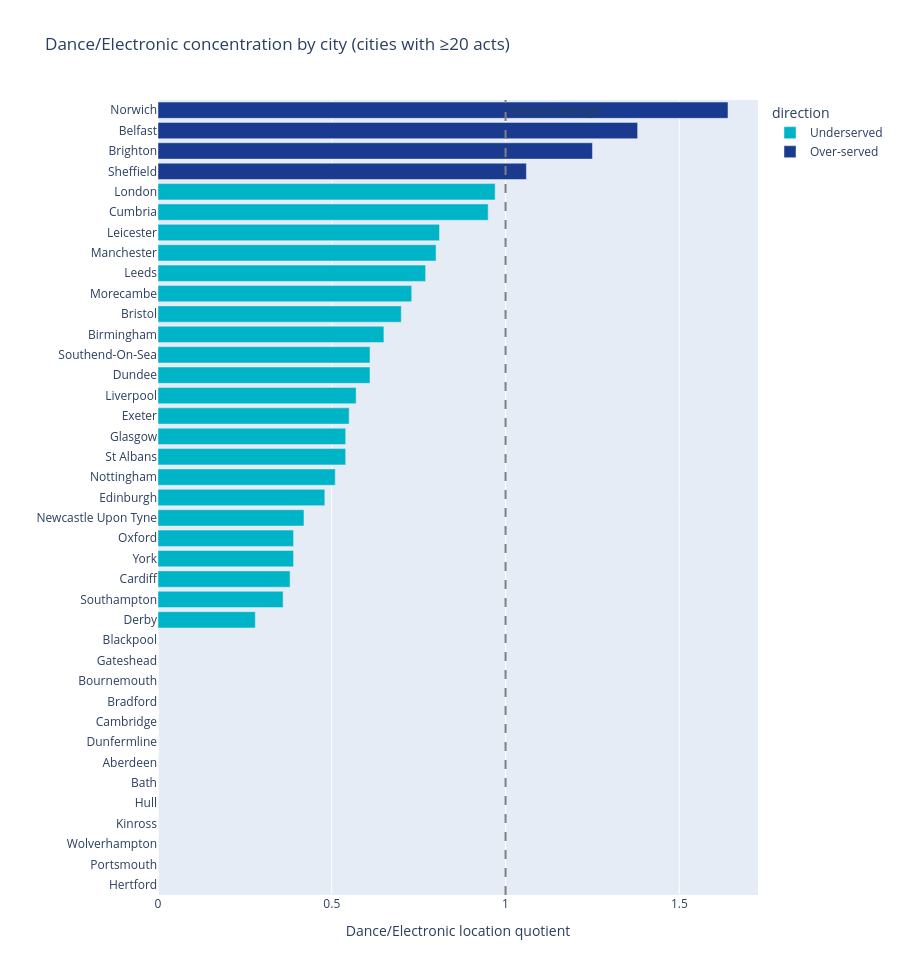

Notebook code cell kept with this figure:
### Code cell
import plotly.express as px

def plot_lq(genre, min_acts=20):
    d = location_quotient(genre, min_acts=min_acts).reset_index()
    d["direction"] = d["lq"].apply(lambda x: "Over-served" if x > 1 else "Underserved")

    fig = px.bar(
        d.sort_values("lq"),
        x="lq", y="city", orientation="h",
        color="direction",
        color_discrete_map={"Underserved": "#00B4C8", "Over-served": "#1A3A8F"},
        hover_data={"genre_acts": True, "total_acts": True, "lq": ":.2f", "direction": False},
        labels={"lq": f"{genre} location quotient", "city": ""},
        title=f"{genre} concentration by city (cities with ≥{min_acts} acts)",
    )
    fig.add_vline(x=1, line_dash="dash", line_color="grey",
                  annotation_text="national average")
    fig.update_layout(height=max(400, 25 * len(d)), showlegend=True)
    return fig

plot_lq("Dance/Electronic").show()

### Figure 1 — Plotly figure (JSON) as saved in the notebook; plotly's stock layout.template omitted (floating-point values rounded to 4 significant figures)
{"data": [{"customdata": [[0, 30, "Underserved"], [0, 34, "Underserved"], [0, 56, "Underserved"], [0, 29, "Underserved"], [0, 22, "Underserved"], [0, 20, "Underserved"], [0, 36, "Underserved"], [0, 21, "Underserved"], [0, 35, "Underserved"], [0, 25, "Underserved"], [0, 55, "Underserved"], [0, 21, "Underserved"], [0, 20, "Underserved"], [1, 54, "Underserved"], [4, 160, "Underserved"], [3, 116, "Underserved"], [2, 74, "Underserved"], [2, 74, "Underserved"], [6, 204, "Underserved"], [4, 120, "Underserved"], [5, 141, "Underserved"], [1, 27, "Underserved"], [23, 621, "Underserved"], [1, 26, "Underserved"], [5, 127, "Underserved"], [1, 24, "Underserved"], [1, 24, "Underserved"], [15, 335, "Underserved"], [13, 271, "Underserved"], [1, 20, "Underserved"], [15, 284, "Underserved"], [34, 619, "Underserved"], [2, 36, "Underserved"], [2, 31, "Underserved"], [92, 1366, "Underserved"]], "hovertemplate": "Dance/Electronic location quotient=%{x:.2f}<br>=%{y}<br>genre_acts=%{customdata[0]}<br>total_acts=%{customdata[1]}<extra></extra>", "legendgroup": "Underserved", "marker": {"color": "#00B4C8", "pattern": {"shape": ""}}, "name": "Underserved", "orientation": "h", "showlegend": true, "textposition": "auto", "type": "bar", "x": [0.0, 0.0, 0.0, 0.0, 0.0, 0.0, 0.0, 0.0, 0.0, 0.0, 0.0, 0.0, 0.0, 0.28, 0.36, 0.38, 0.39, 0.39, 0.42, 0.48, 0.51, 0.54, 0.54, 0.55, 0.57, 0.61, 0.61, 0.65, 0.7, 0.73, 0.77, 0.8, 0.81, 0.95, 0.97], "xaxis": "x", "y": ["Hertford", "Portsmouth", "Wolverhampton", "Kinross", "Hull", "Bath", "Aberdeen", "Dunfermline", "Cambridge", "Bradford", "Bournemouth", "Gateshead", "Blackpool", "Derby", "Southampton", "Cardiff", "York", "Oxford", "Newcastle Upon Tyne", "Edinburgh", "Nottingham", "St Albans", "Glasgow", "Exeter", "Liverpool", "Dundee", "Southend-On-Sea", "Birmingham", "Bristol", "Morecambe", "Leeds", "Manchester", "Leicester", "Cumbria", "London"], "yaxis": "y"}, {"customdata": [[7, 96, "Over-served"], [13, 152, "Over-served"], [21, 220, "Over-served"], [6, 53, "Over-served"]], "hovertemplate": "Dance/Electronic location quotient=%{x:.2f}<br>=%{y}<br>genre_acts=%{customdata[0]}<br>total_acts=%{customdata[1]}<extra></extra>", "legendgroup": "Over-served", "marker": {"color": "#1A3A8F", "pattern": {"shape": ""}}, "name": "Over-served", "orientation": "h", "showlegend": true, "textposition": "auto", "type": "bar", "x": [1.06, 1.25, 1.38, 1.64], "xaxis": "x", "y": ["Sheffield", "Brighton", "Belfast", "Norwich"], "yaxis": "y"}], "layout": {"annotations": [{"showarrow": false, "text": "national average", "x": 1, "xanchor": "left", "xref": "x", "y": 1, "yanchor": "top", "yref": "y domain"}], "barmode": "relative", "height": 975, "legend": {"title": {"text": "direction"}, "tracegroupgap": 0}, "shapes": [{"line": {"color": "grey", "dash": "dash"}, "type": "line", "x0": 1, "x1": 1, "xref": "x", "y0": 0, "y1": 1, "yref": "y domain"}], "showlegend": true, "title": {"text": "Dance/Electronic concentration by city (cities with ≥20 acts)"}, "xaxis": {"anchor": "y", "domain": [0, 1], "title": {"text": "Dance/Electronic location quotient"}}, "yaxis": {"anchor": "x", "domain": [0, 1], "title": {"text": ""}}}}
